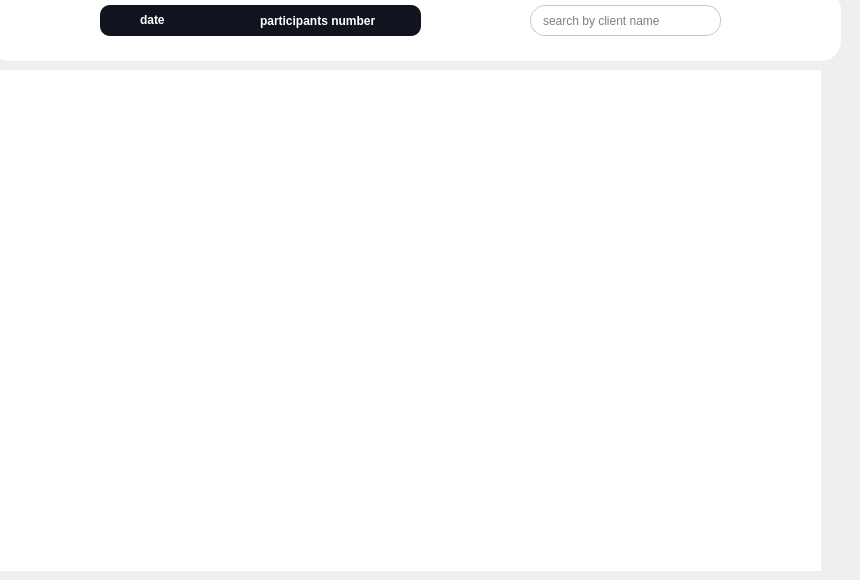
           <widget class="QWidget" name="page_33">
            <widget class="QWidget" name="widget_16" native="true">
             <property name="geometry">
              <rect>
               <x>-10</x>
               <y>70</y>
               <width>831</width>
               <height>501</height>
              </rect>
             </property>
             <property name="styleSheet">
              <string notr="true">background-color: white</string>
             </property>
            </widget>
            <widget class="QWidget" name="table_6" native="true">
             <property name="geometry">
              <rect>
               <x>-10</x>
               <y>-10</y>
               <width>851</width>
               <height>71</height>
              </rect>
             </property>
             <property name="styleSheet">
              <string notr="true">background-color:white ; 
border-radius:20px ; 
</string>
             </property>
             <widget class="QPushButton" name="add_formation_2">
              <property name="geometry">
               <rect>
                <x>20</x>
                <y>20</y>
                <width>21</width>
                <height>21</height>
               </rect>
              </property>
              <property name="cursor">
               <cursorShape>PointingHandCursor</cursorShape>
              </property>
              <property name="styleSheet">
               <string notr="true">#add_formation_2 {
	image: url(:/icons/tsawer/plus.svg);
}
#add_formation_2::hover {
	image:url(:/icons/tsawer/plus_hover.svg);
cursor: pointer;
}</string>
              </property>
              <property name="text">
               <string/>
              </property>
             </widget>
             <widget class="QLineEdit" name="search_formation_2">
              <property name="geometry">
               <rect>
                <x>540</x>
                <y>15</y>
                <width>191</width>
                <height>31</height>
               </rect>
              </property>
              <property name="cursor">
               <cursorShape>IBeamCursor</cursorShape>
              </property>
              <property name="styleSheet">
               <string notr="true">QLineEdit {
 	background-color:transparent ;
	border-radius:15px ; 
	border:1px solid #BFC9D3; 
	padding : 0 40px 0 10px ; 
} </string>
              </property>
              <property name="placeholderText">
               <string>search by client name</string>
              </property>
             </widget>
             <widget class="QPushButton" name="search_button_f_2">
              <property name="geometry">
               <rect>
                <x>700</x>
                <y>15</y>
                <width>21</width>
                <height>31</height>
               </rect>
              </property>
              <property name="cursor">
               <cursorShape>PointingHandCursor</cursorShape>
              </property>
              <property name="styleSheet">
               <string notr="true">QPushButton {	
	background-color: transparent ;
	border-radius:20px ; 
	
	image: url(:/icons/tsawer/search.svg);
} 
QPushButton::hover {
cursor: pointer;
}
</string>
              </property>
              <property name="text">
               <string/>
              </property>
             </widget>
             <widget class="QPushButton" name="tri_formation_2">
              <property name="geometry">
               <rect>
                <x>80</x>
                <y>20</y>
                <width>21</width>
                <height>21</height>
               </rect>
              </property>
              <property name="cursor">
               <cursorShape>PointingHandCursor</cursorShape>
              </property>
              <property name="styleSheet">
               <string notr="true">QPushButton {
	image: url(:/icons/tsawer/filter.svg);
}
QPushButton::hover {
	image: url(:/icons/tsawer/filter_hover.svg);
}</string>
              </property>
              <property name="text">
               <string/>
              </property>
             </widget>
             <widget class="QWidget" name="tri_bar_formation_2" native="true">
              <property name="enabled">
               <bool>true</bool>
              </property>
              <property name="geometry">
               <rect>
                <x>110</x>
                <y>15</y>
                <width>321</width>
                <height>31</height>
               </rect>
              </property>
              <property name="styleSheet">
               <string notr="true">QWidget {
 	background-color:#0F141E ;
	border-radius:10px ; 
	padding : 0 40px 0 10px ; 
}</string>
              </property>
              <widget class="QRadioButton" name="tri_typefor_2">
               <property name="geometry">
                <rect>
                 <x>10</x>
                 <y>5</y>
                 <width>111</width>
                 <height>20</height>
                </rect>
               </property>
               <property name="styleSheet">
                <string notr="true">QRadioButton{
	background-color:transparent ; 
	color:white ; 
	border:0px ; 
	font-weight :bold ; 
}</string>
               </property>
               <property name="text">
                <string>date</string>
               </property>
               <property name="checkable">
                <bool>true</bool>
               </property>
              </widget>
              <widget class="QRadioButton" name="tri_nbrfor_2">
               <property name="geometry">
                <rect>
                 <x>130</x>
                 <y>5</y>
                 <width>211</width>
                 <height>21</height>
                </rect>
               </property>
               <property name="styleSheet">
                <string notr="true">QRadioButton{
	background-color:transparent ; 
	color:white ; 
	border:0px ; 
	font-weight :bold ; 
}</string>
               </property>
               <property name="text">
                <string>participants number</string>
               </property>
              </widget>
             </widget>
             <widget class="QPushButton" name="pdf_formation_2">
              <property name="geometry">
               <rect>
                <x>50</x>
                <y>20</y>
                <width>21</width>
                <height>21</height>
               </rect>
              </property>
              <property name="cursor">
               <cursorShape>PointingHandCursor</cursorShape>
              </property>
              <property name="styleSheet">
               <string notr="true">QPushButton {
	image: url(:/icons/tsawer/download.svg);
}
QPushButton::hover {
	
	image: url(:/icons/tsawer/download_hover.svg);
cursor: pointer;
}</string>
              </property>
              <property name="text">
               <string/>
              </property>
             </widget>
             <widget class="QPushButton" name="mailing_2">
              <property name="geometry">
               <rect>
                <x>440</x>
                <y>20</y>
                <width>93</width>
                <height>28</height>
               </rect>
              </property>
              <property name="styleSheet">
               <string notr="true">#mailing_2 {
	image: url(:/icons/tsawer/mail.svg);
}
#mailing_2::hover {
	image:url(:/icons/tsawer/mail.svg);
cursor: pointer;
}</string>
              </property>
              <property name="text">
               <string/>
              </property>
             </widget>
             <widget class="QPushButton" name="star_2">
              <property name="geometry">
               <rect>
                <x>740</x>
                <y>20</y>
                <width>93</width>
                <height>28</height>
               </rect>
              </property>
              <property name="styleSheet">
               <string notr="true">#star_2 {
	image: url(:/icons/tsawer/star.svg);
}
#star_2::hover {
	image:url(:/icons/tsawer/star.svg);
cursor: pointer;
}</string>
              </property>
              <property name="text">
               <string/>
              </property>
             </widget>
            </widget>
           </widget>
